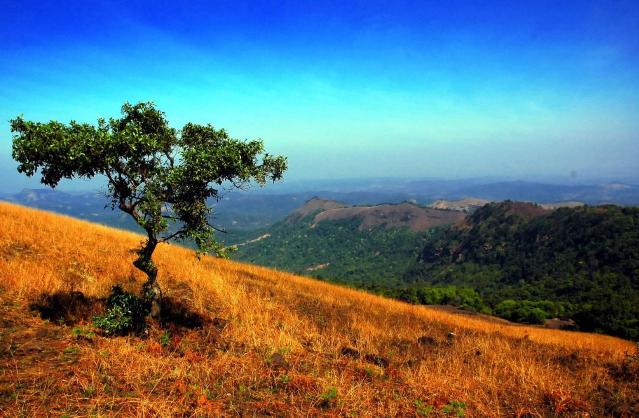
#> input picture datas/img1.JPG, 1278 x 836 px, found by its file name (shown at 1/2 size)
$ python goruntu_karistirma.py
#> lines starting #> are read from the running program, lines starting #| are printed output that depends on the picture
# -*- coding: utf-8 -*-
"""
Created on Thu Aug 29 10:58:40 2024

@author: Doğukan
"""

import cv2
import matplotlib.pyplot as plt

#karıştırma

img1 = cv2.imread("datas/img1.jpg")
#> img1 is the input picture: shape (836, 1278, 3); mean B, G, R 118.6, 113.4, 96
img1 = cv2.cvtColor(img1,cv2.COLOR_BGR2RGB)
img2 = cv2.imread("datas/img2.jpg")
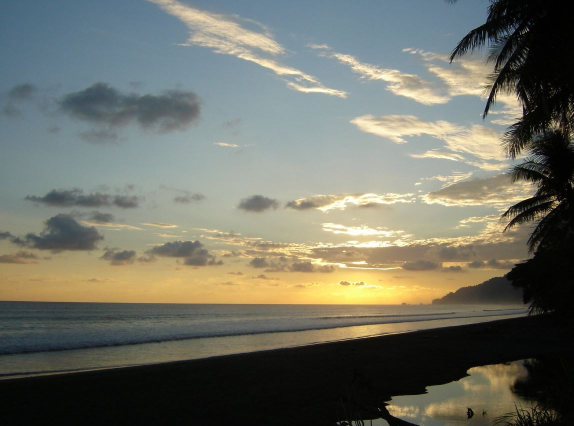
#> input picture datas/img2.JPG, 1147 x 852 px, found by its file name (shown at 1/2 size)
#> img2 is the input picture: shape (852, 1147, 3); mean B, G, R 102.2, 113.4, 112
img2 = cv2.cvtColor(img2,cv2.COLOR_BGR2RGB)

plt.figure()
plt.imshow(img1)

plt.figure()
plt.imshow(img2)

# boyutları farklı, yeniden düzenleyelim eşitleyelim

img1 = cv2.resize(img1,(600,600))
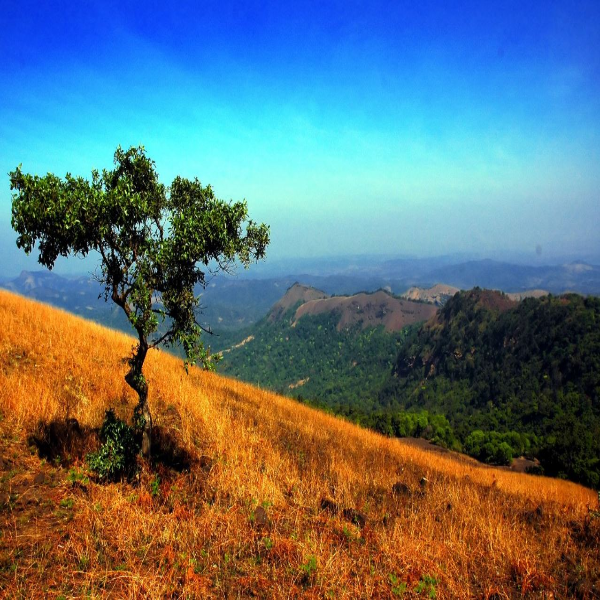
#> img1: shape (600, 600, 3); mean R, G, B 95.9, 113.3, 118.5
img2 = cv2.resize(img2,(600,600))
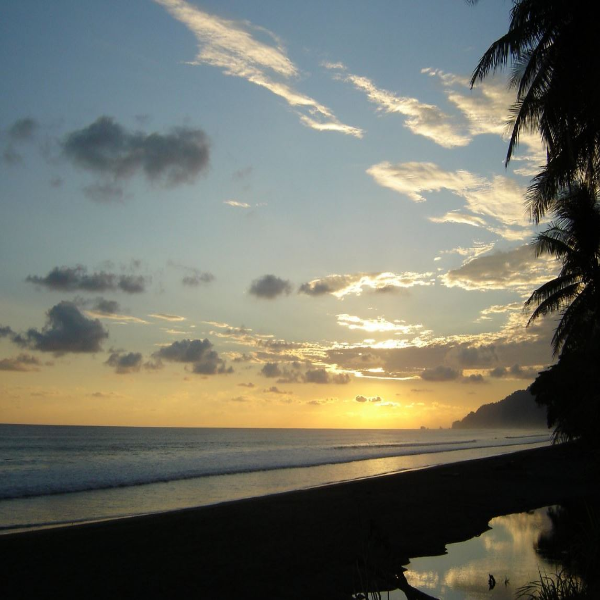
#> img2: shape (600, 600, 3); mean R, G, B 111.9, 113.3, 102.2


print(img1.shape)
#| (600, 600, 3)
print(img2.shape)
#| (600, 600, 3)


plt.figure()
plt.imshow(img1)

plt.figure()
plt.imshow(img2)


#karıştırma - alpha*img1 + beta*img2

blended = cv2.addWeighted(src1 = img1,alpha=0.4,src2=img2,beta=0.6,gamma=0.5)
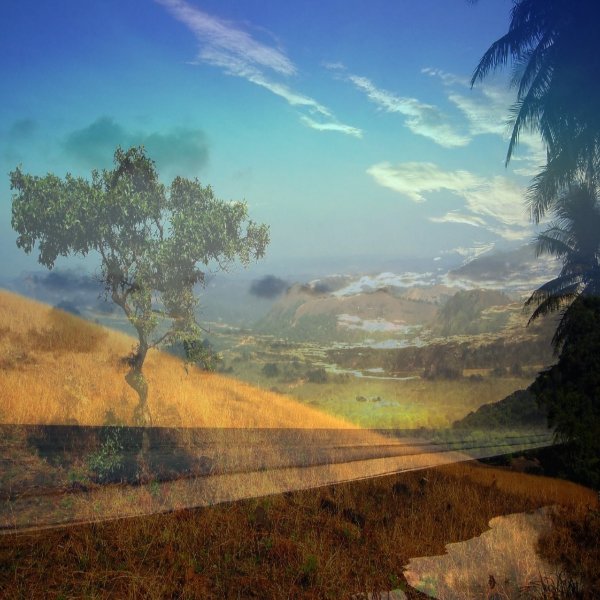
#> blended: shape (600, 600, 3); mean R, G, B 106, 113.8, 109.2

plt.figure()
plt.imshow(blended)
